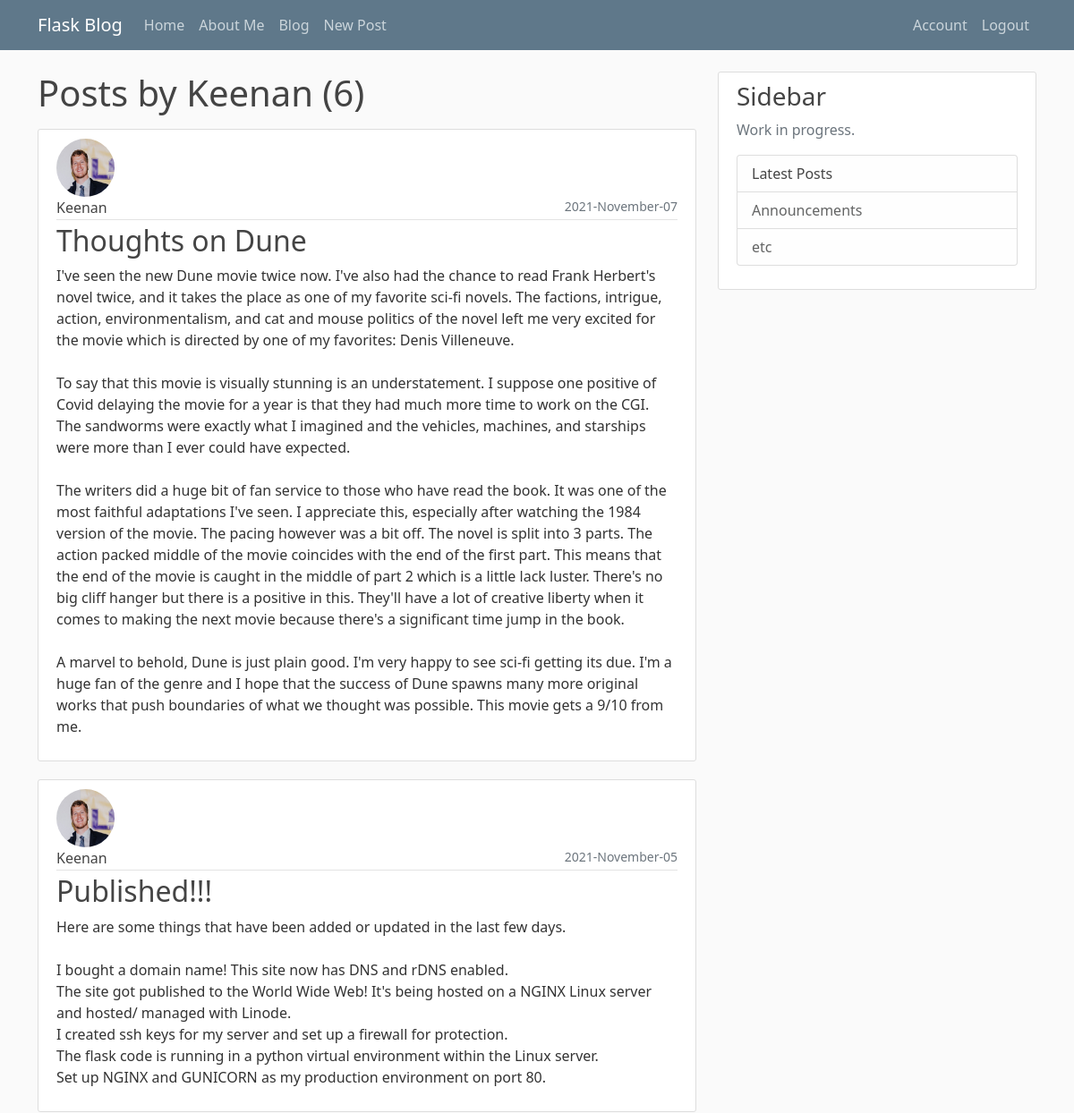
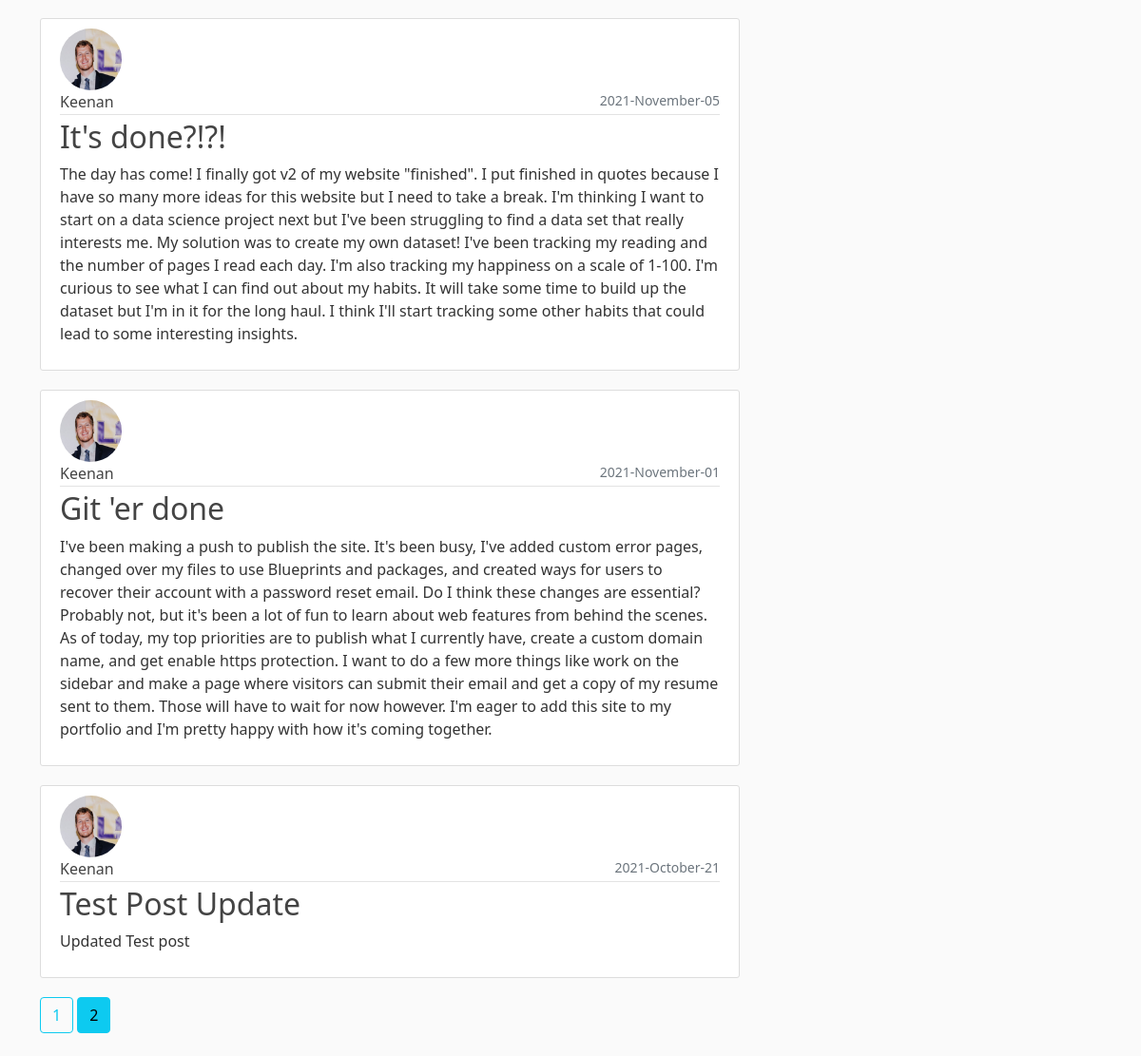
Page /user/Keenan (signed in) on the committed database (2 pictures, top to bottom).
### flaskblog/models.py (models this page shows, shortened)
class User(db.Model, UserMixin):
    id = db.Column(db.Integer, primary_key=True)
    username = db.Column(db.String(20), unique=True, nullable=False)
    email = db.Column(db.String(120), unique=True, nullable=False)
    image_file = db.Column(db.String(20), nullable=False, default='default.jpg')
    password = db.Column(db.String(60), nullable=False)
    posts = db.relationship('Post', backref='author', lazy=True)

class Post(db.Model):
    id = db.Column(db.Integer, primary_key=True)
    title = db.Column(db.String(100), nullable=False)
    date_posted = db.Column(db.DateTime, nullable=False, default=datetime.utcnow)
    content = db.Column(db.Text, nullable=False)
    user_id = db.Column(db.Integer, db.ForeignKey('user.id'), nullable=False)

### flaskblog/users/routes.py (the view)
@users.route("/user/<string:username>")
def user_posts(username):
    page = request.args.get('page', 1, type=int)
    user = User.query.filter_by(username=username).first_or_404()
    posts = Post.query.filter_by(author=user)\
        .order_by(Post.date_posted.desc())\
        .paginate(page=page, per_page=5)
    return render_template('user_posts.html', posts=posts, user=user)

### flaskblog/models.py (called while the page is built)
@login_manager.user_loader
def load_user(user_id):
    return User.query.get(int(user_id))

### flaskblog/templates/user_posts.html (shortened to what this page needs)
{% extends 'index.html' %}
{% block content %}
  <h1 class="mb-3"> Posts by {{ user.username }} ({{ posts.total }})</h1>
    {% for post in posts.items %}
        <article class="media content-section">
            <img class="rounded-circle article-img" src="{{ url_for('static', filename='profile_pic/' + post.author.image_file)}}">
            <div class="media-body">
              <div class="article-metadata">
                <a class="article-title mr-2" href="{{ url_for('users.user_posts', username=post.author.username) }}">{{ post.author.username }}</a>
                <small class="text-muted float-end">{{ post.date_posted.strftime('%Y-%B-%d') }}</small>
              </div>
              <h2><a class="article-title" href="{{ url_for('posts.post', post_id=post.id) }}">{{ post.title }}</a></h2>
              <p class="article-content">{{ post.content }}</p>
            </div>
        </article>
    {% endfor %}
    {% for page_num in posts.iter_pages(left_edge=1, right_edge=1, left_current=1, right_current=2) %}
      {% if page_num %}
        {% if posts.page == page_num %}
          <a class="btn btn-outline-info mb-4" href="{{ url_for('users.user_posts', username=user.username, page=page_num) }}"> {{ page_num }} </a>
        {% else %}
          <a class="btn btn-info mb-4" href="{{ url_for('users.user_posts', username=user.username, page=page_num) }}"> {{ page_num }} </a>
        {% endif %}
      {% endif %}
    {% endfor %}
{% endblock content%}

### flaskblog/static/main.css (style rules this page uses)
body { background: #fafafa; color: #333333; margin-top: 5rem; }
h1, h2, h3, h4, h5, h6 { color: #444444; }
.content-section { background: #ffffff; padding: 10px 20px; border: 1px solid #dddddd; border-radius: 3px; margin-bottom: 20px; }
.article-title { color: #444444; }
a.article-title { text-decoration: none; }
.article-content { white-space: pre-line; }
.article-img { height: 65px; width: 65px; margin-right: 16px; }
.article-metadata { padding-bottom: 1px; margin-bottom: 4px; border-bottom: 1px solid #e3e3e3 }

### rows in the picture
User: username "Keenan"
Post: image_file (picture), author.username "Keenan", date_posted "2021-November-07", title "Thoughts on Dune", content "I've seen the new Dune movie twice now. I've also had the chance to read Frank Herbert's novel twice, and it takes the place as one of my favorite sci-fi novels. The factions, intrigue, action, environmentalism, and cat and mouse politics of the novel left me very excited for the movie which is directed by one of my favorites: Denis Villeneuve. To say that this movie is visually stunning is an understatement. I suppose one positive of Covid delaying the movie for a year is that they had much more time to work on the CGI. The sandworms were exactly what I imagined and the vehicles, machines, and starships were more than I ever could have expected. The writers did a huge bit of fan service to…"
Post: image_file (picture), author.username "Keenan", date_posted "2021-November-05", title "Published!!!", content "Here are some things that have been added or updated in the last few days. I bought a domain name! This site now has DNS and rDNS enabled. The site got published to the World Wide Web! It's being hosted on a NGINX Linux server and hosted/ managed with Linode. I created ssh keys for my server and set up a firewall for protection. The flask code is running in a python virtual environment within the Linux server. Set up NGINX and GUNICORN as my production environment on port 80."
Post: image_file (picture), author.username "Keenan", date_posted "2021-November-05", title "It's done?!?!", content "The day has come! I finally got v2 of my website \"finished\". I put finished in quotes because I have so many more ideas for this website but I need to take a break. I'm thinking I want to start on a data science project next but I've been struggling to find a data set that really interests me. My solution was to create my own dataset! I've been tracking my reading and the number of pages I read each day. I'm also tracking my happiness on a scale of 1-100. I'm curious to see what I can find out about my habits. It will take some time to build up the dataset but I'm in it for the long haul. I think I'll start tracking some other habits that could lead to some interesting insights."
Post: image_file (picture), author.username "Keenan", date_posted "2021-November-01", title "Git 'er done", content "I've been making a push to publish the site. It's been busy, I've added custom error pages, changed over my files to use Blueprints and packages, and created ways for users to recover their account with a password reset email. Do I think these changes are essential? Probably not, but it's been a lot of fun to learn about web features from behind the scenes. As of today, my top priorities are to publish what I currently have, create a custom domain name, and get enable https protection. I want to do a few more things like work on the sidebar and make a page where visitors can submit their email and get a copy of my resume sent to them. Those will have to wait for now however. I'm eager to…"
Post: image_file (picture), author.username "Keenan", date_posted "2021-October-21", title "Test Post Update", content "Updated Test post"

### other values in the picture
{{ posts.total }} "6"
{{ page_num }} "1"
{{ page_num }} "2"
